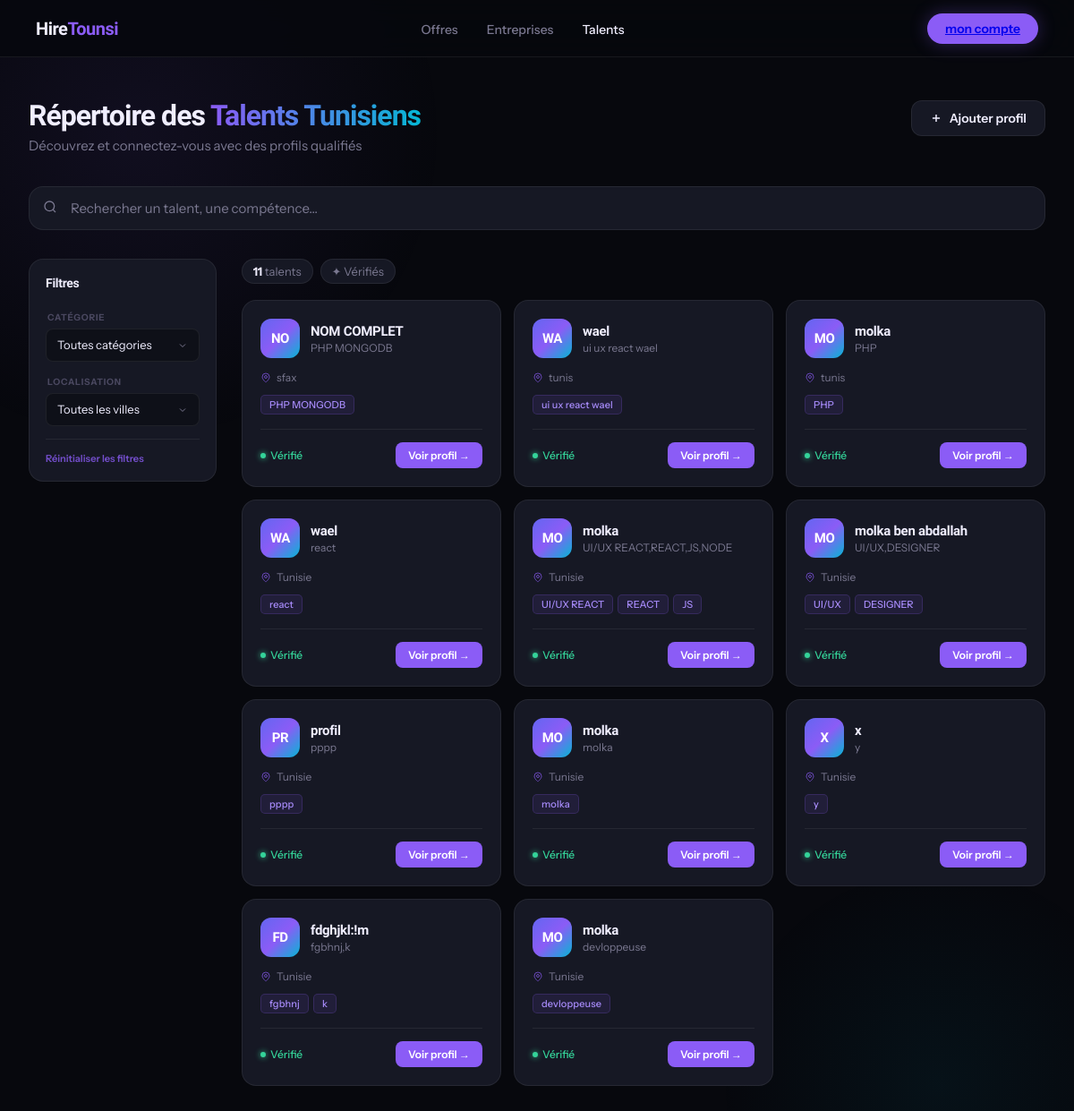
The app's page /talents.php with its own data.
### tables this page shows
CREATE TABLE `talents` (
  `id` int(11) NOT NULL,
  `name` varchar(100) DEFAULT NULL,
  `skill` varchar(100) DEFAULT NULL,
  `description` text DEFAULT NULL,
  `status` varchar(20) DEFAULT 'pending',
  `user_id` int(11) DEFAULT NULL,
  `email` varchar(255) DEFAULT NULL,
  `phone` varchar(255) DEFAULT NULL,
  `city` varchar(255) DEFAULT NULL,
  `photo` varchar(255) DEFAULT NULL
);

### talents.php (the view, shortened to what this page needs)
<?php
include "config.php";
$stmt = $pdo->query("SELECT * FROM talents WHERE status='approved' ORDER BY id DESC");
$talents = $stmt->fetchAll();
?>
<!DOCTYPE html>
<html lang="fr">
<head>
</head>
<body>
<nav>
  <a href="index.html" class="nav-logo">Hire<span>Tounsi</span></a>
  <ul class="nav-links">
    <li><a href="jobs.php">Offres</a></li>
    <li><a href="#">Entreprises</a></li>
    <li><a href="talents.php" style="color:var(--text)">Talents</a></li>
  </ul>
  <button class="btn-connect"><a href="dashboard.php">mon compte</a></button>
</nav>
<main>
  <div class="page-header">
    <div class="page-header-text">
      <h2>Répertoire des <span>Talents Tunisiens</span></h2>
      <p>Découvrez et connectez-vous avec des profils qualifiés</p>
    </div>
    <a href="add_talent.php" class="btn-add">
      <svg width="14" height="14" viewBox="0 0 24 24" fill="none" stroke="currentColor" stroke-width="2.5"><path d="M12 5v14M5 12h14"/></svg>
      Ajouter profil
    </a>
  </div>
  <div class="search-wrapper">
    <span class="search-icon">
    </span>
    <input id="searchInput" class="search-input" placeholder="Rechercher un talent, une compétence…">
  </div>
  <div class="layout">
    <div class="sidebar">
      <div class="sidebar-title">Filtres</div>
      <div class="sidebar-label">Catégorie</div>
      <select class="filter-select" id="filterSkill">
        <option value="">Toutes catégories</option>
      </select>
      <div class="sidebar-label">Localisation</div>
      <select class="filter-select" id="filterCity">
        <option value="">Toutes les villes</option>
      </select>
      <div class="sidebar-divider"></div>
      <button class="sidebar-reset" id="resetFilters">Réinitialiser les filtres</button>
    </div>
    <div>
      <div class="stats-strip">
        <div class="stat-chip"><b id="countDisplay"><?= count($talents) ?></b> talent<?= count($talents)>1?'s':'' ?></div>
        <div class="stat-chip">✦ Vérifiés</div>
      </div>
      <div class="card-grid" id="cardGrid">
        <?php foreach($talents as $t): ?>
        <div class="card"
          data-name="<?= strtolower(htmlspecialchars($t['name'])) ?>"
          data-skill="<?= strtolower(htmlspecialchars($t['skill'])) ?>"
          data-city="<?= strtolower(htmlspecialchars($t['city'] ?? '')) ?>"
        >
          <div class="card-top">
            <div class="avatar"><?= strtoupper(substr($t['name'], 0, 2)) ?></div>
            <div>
              <div class="card-name"><?= htmlspecialchars($t['name']) ?></div>
              <div class="card-role"><?= htmlspecialchars($t['skill']) ?></div>
            </div>
          </div>
          <div class="card-location">
            <svg width="12" height="12" viewBox="0 0 24 24" fill="none" stroke="currentColor" stroke-width="2"><path d="M20 10c0 6-8 12-8 12s-8-6-8-12a8 8 0 0 1 16 0Z"/><circle cx="12" cy="10" r="3"/></svg>
            <?= htmlspecialchars($t['city'] ?? 'Tunisie') ?>
          </div>
          <div class="tags">
            <?php
              $skills = explode(",", $t['skill']);
              foreach(array_slice($skills, 0, 3) as $s):
                if(trim($s)):
            ?>
              <span class="tag"><?= htmlspecialchars(trim($s)) ?></span>
            <?php endif; endforeach; ?>
          </div>
          <div class="card-footer">
            <div class="verified-badge">
              <span class="verified-dot"></span>
              Vérifié
            </div>
            <a href="profiletalents.php?id=<?= $t['id'] ?>" class="btn-profile">Voir profil →</a>
          </div>
        </div>
        <?php endforeach; ?>
      </div>
    </div>
  </div>
</main>
</body>
</html>

### records on screen
talents: name "NO", name "NOM COMPLET", skill "PHP MONGODB", city "sfax"
talents: name "WA", name "wael", skill "ui ux react wael", city "tunis"
talents: name "MO", name "molka", skill "PHP", city "tunis"
talents: name "WA", name "wael", skill "react", city "Tunisie"
talents: name "MO", name "molka", skill "UI/UX REACT,REACT,JS,NODE", city "Tunisie", skill "UI/UX REACT", skill "REACT", skill "JS"
talents: name "MO", name "molka ben abdallah", skill "UI/UX,DESIGNER", city "Tunisie", skill "UI/UX", skill "DESIGNER"
talents: name "PR", name "profil", skill "pppp", city "Tunisie"
talents: name "MO", name "molka", skill "molka", city "Tunisie"
talents: name "X", name "x", skill "y", city "Tunisie"
talents: name "FD", name "fdghjkl:!m", skill "fgbhnj,k", city "Tunisie", skill "fgbhnj", skill "k"
talents: name "MO", name "molka", skill "devloppeuse", city "Tunisie"

### other values on screen
count($talents) "11"
